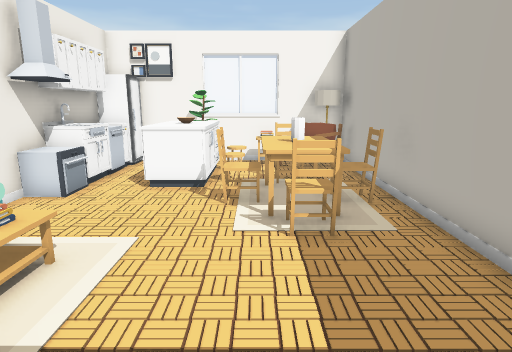
[1] (above)

17 first-person views from a walk through a 3-D level made in the Unity game engine. The camera is 1.2 m above the floor, tilts 12° down and sees 75° across. Doors are open. The floor is counted in squares, 0.5 m on a side. Each view is taken from the middle of a square. On the plan, view 1 faces up. The plan holds only what a view shows up to about 20 squares ahead; the rest is blank. The player character is not drawn.

[2]
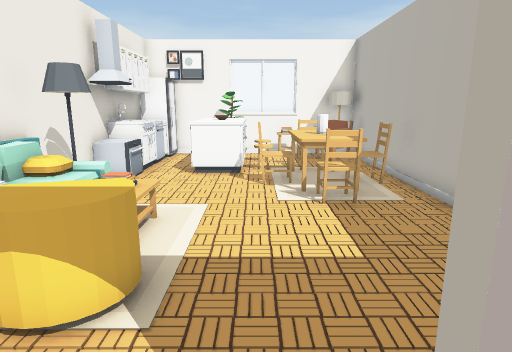

[3]
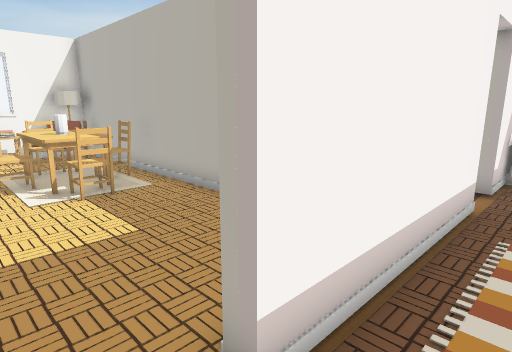

[4]
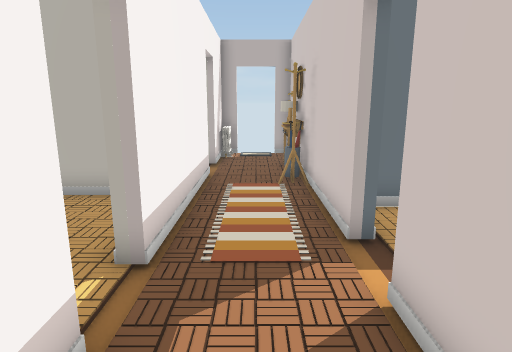

[5]
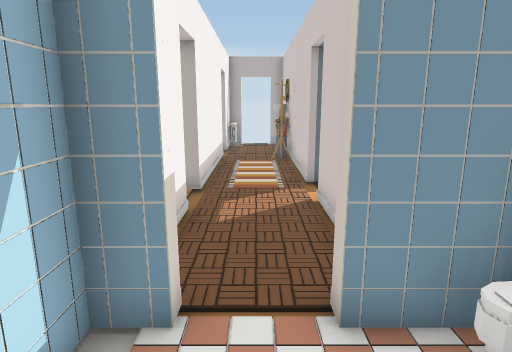

[6]
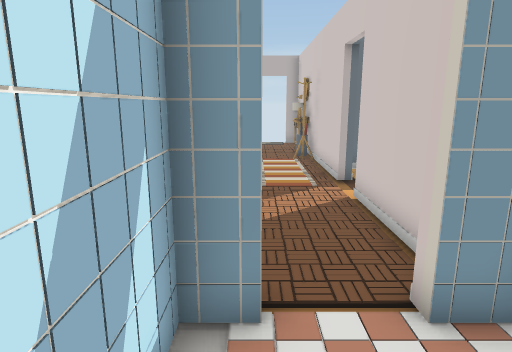

[7]
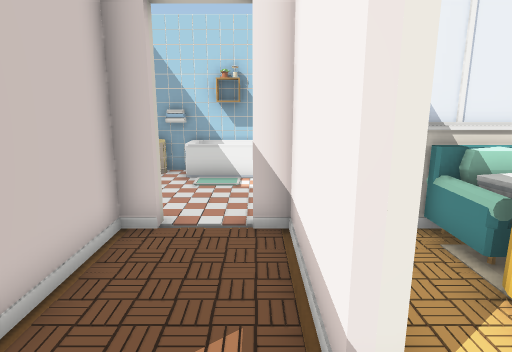

[8]
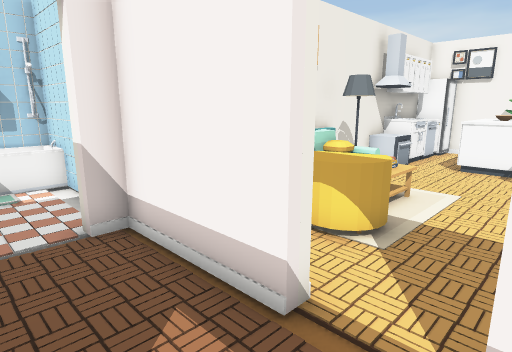

[9]
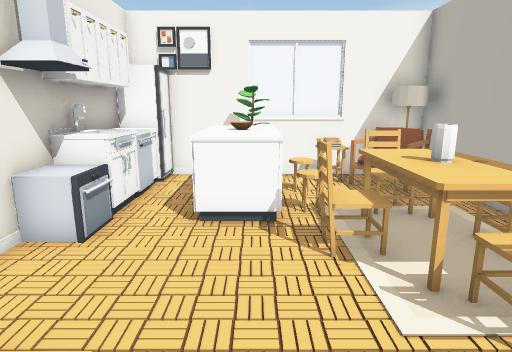

[10]
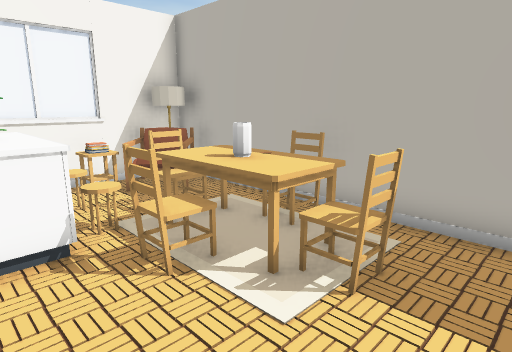

[11]
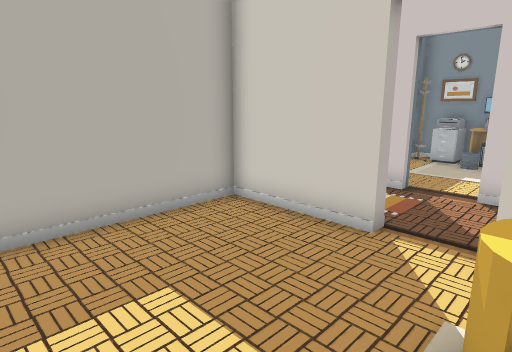

[12]
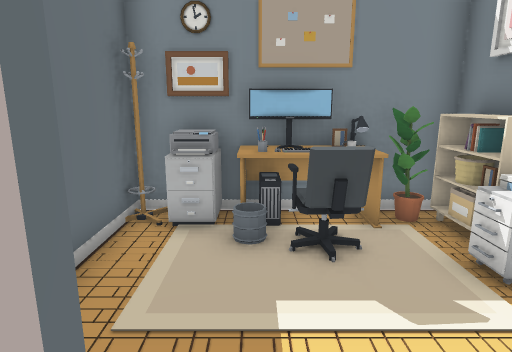

[13]
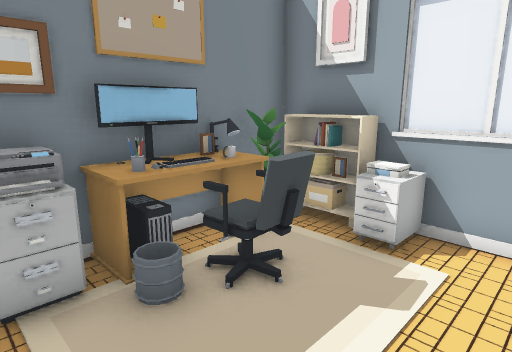

[14]
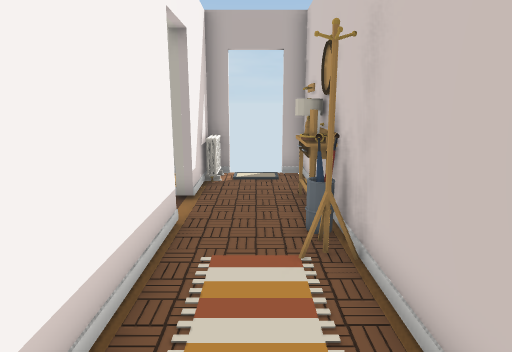

[15]
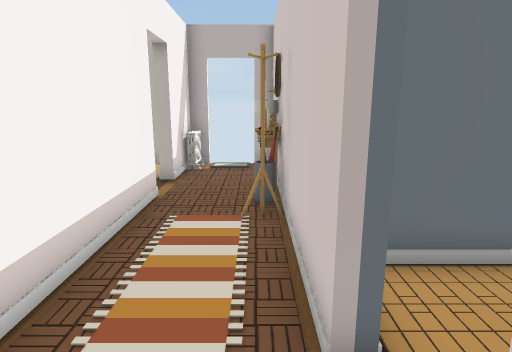

[16]
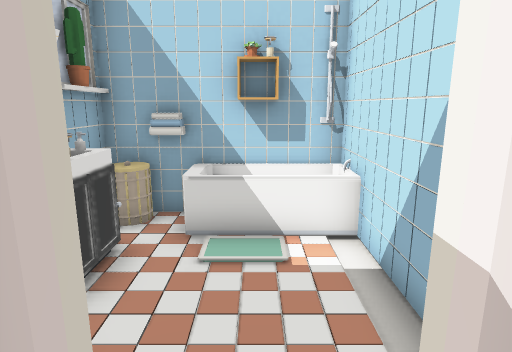

[17]
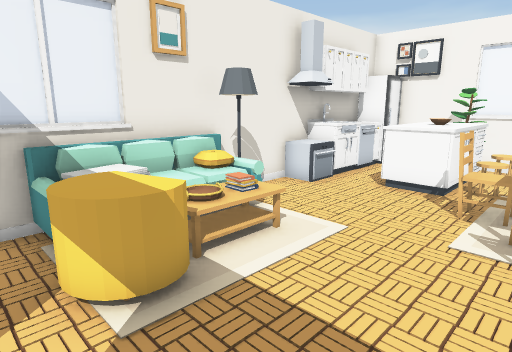

### Floor plan
Points are (right, up) in squares from view 1. A wall is a line through its corners. A room is listed if a view was taken in it or the views show most of it. See-through windows are left out.
Room 1 (views 1, 9, 10, 11, 17)
walls: (-5, 9.8) (-6.2, 9.8); (-6.2, 3.5) (-6.2, 0.7); (-5.8, 11.1) (-5.8, 10.5); (-5.6, 12.9) (-5.6, 9.8); (-5, 13.5) (-5, 12.7) (-6.2, 12.7); (-0.3, -0.9) (3.7, -0.9) (3.7, 14.7) (-5, 14.7); (-6.2, 13.5) (-6.2, 5.4)
low walls: (-4.9, 10.2) (-5.8, 10.2); (-5, 11.5) (-5, 9.8)
ways out: open door at (-1.5, -1) to room 2
objects: other object (-6, 4); other object (-6, 5); other object (-6, 14) to (-5, 14); other object (-5, 1); other object (-5, 9); other object (-5, 12); other object (-4, 1) to (-3, 2); other object (-4, 2) to (-2, 3); other object (-3, 10) to (-1, 13); other object (-3, 11) to (-2, 12); other object (-3, 12) to (-3, 13); other object (-3, 13) to (-2, 14); other object (-1, 8); other object (0, 7) to (2, 8); other object (0, 8) to (3, 11); other object (0, 14) to (1, 14); other object (1, 6); other object (1, 13) to (3, 14); other object (2, 6)
Room 2 (views 2, 3, 4, 7, 8, 12, 14, 15, 16)
walls: (0.7, -4.7) (7.5, -4.7); (6.8, -1.3) (-0.3, -1.3); (-2.2, -1.3) (-6.2, -1.3) (-6.2, -2.1); (8.4, -4.7) (11.7, -4.7) (11.7, -3.9); (11.7, -2.1) (11.7, -1.3) (8.6, -1.3); (-6.2, -3.9) (-6.2, -4.7) (-1.1, -4.7)
ways out: open door at (-1.5, -1) to room 1; open door at (-6.5, -3) to room 3; open door at (-0.5, -5) to room 4; open door at (7.5, -1); gap at (12, -4)
objects: other object (4, -4); other object (5, -4); other object (6, -4); other object (7, -4); other object (7, -3); other object (8, -4) to (9, -4); other object (10, -2) to (11, -2)
Room 3 (views 5, 6)
walls: (-6.7, -5.5) (-6.7, -3.9); (-6.7, -2.1) (-6.7, -1.1) (-12.2, -1.1) (-12.2, -2.6)
ways out: open door at (-6.5, -3) to room 2
objects: other object (-12, -6) to (-11, -5); other object (-12, -5); other object (-12, -4) to (-11, -4); other object (-12, -3); other object (-11, -6); other object (-11, -2); other object (-10, -6); other object (-10, -5); other object (-7, -6)
Room 4 (view 13)
walls: (-4.4, -6.8) (-4.4, -11.5) (2.7, -11.5) (2.7, -5.6)
ways out: open door at (-0.5, -5) to room 2
objects: other object (-4, -11); other object (-4, -10); other object (-4, -9); other object (-4, -9) to (-3, -8); other object (-3, -10); other object (-2, -11); other object (-2, -10) to (0, -10); other object (-2, -9) to (-1, -8); other object (-1, -11) to (0, -11); other object (1, -11) to (2, -11); other object (1, -10); other object (2, -10)

Positions as (right, up) in squares from view 1, and headings:
1: (0, 0), facing up
2: (-1, -2), facing up
3: (-2, -3), facing up-right
4: (-5, -3), facing right
5: (-10, -3), facing right
6: (-10, -2), facing right
7: (0, -2), facing left
8: (0, -4), facing up-left
9: (-2, 3), facing up
10: (-3, 4), facing up-right
11: (-3, 5), facing down-right
12: (0, -4), facing down
13: (2, -6), facing down-left
14: (0, -3), facing right
15: (-2, -4), facing right
16: (-5, -3), facing left
17: (1, 0), facing up-left
